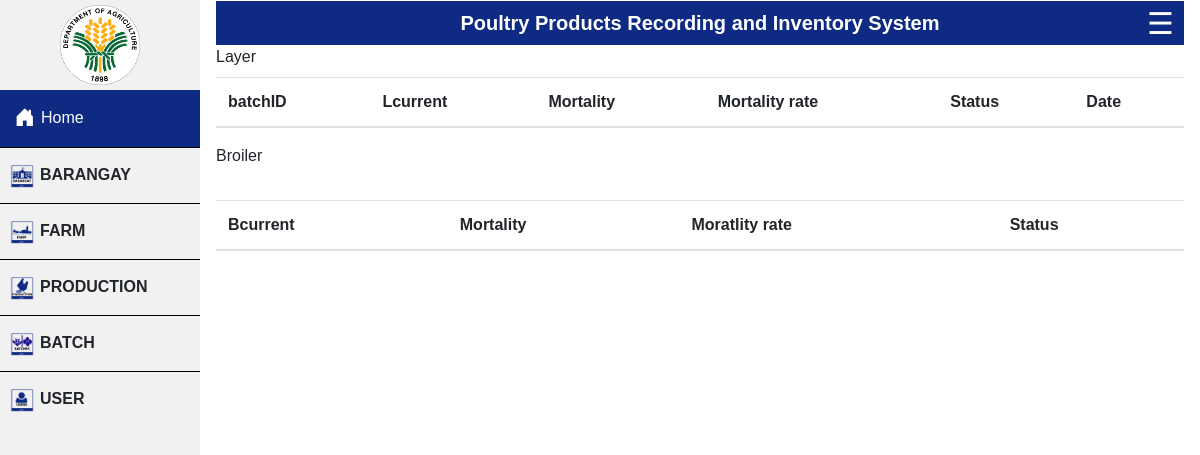
/project/mortality.php, run on an earlier commit of the app's database.
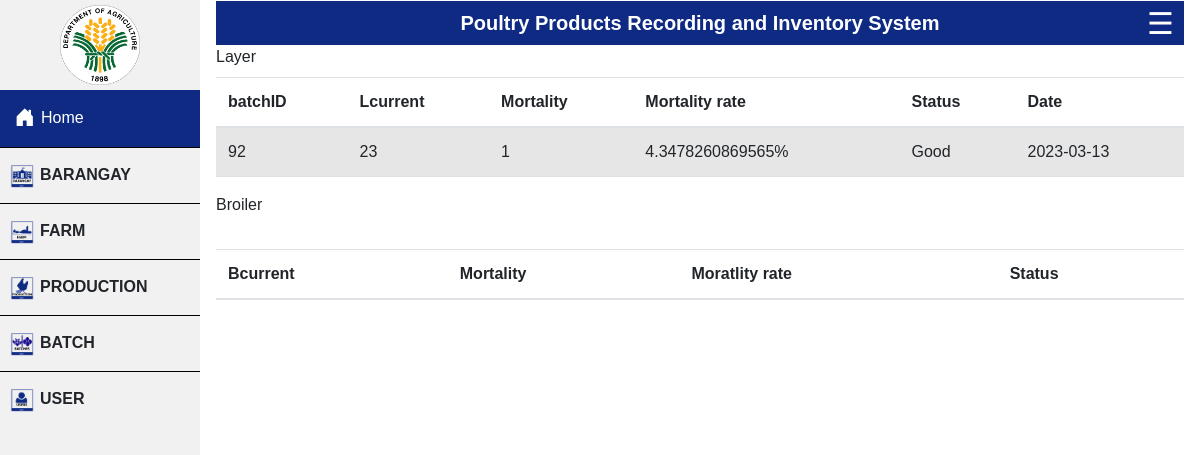
And on a later commit of the database.
### tables this page shows
CREATE TABLE `layer` (
  `layerID` int(11) NOT NULL,
  `batchID` int(11) NOT NULL,
  `userID` int(20) NOT NULL,
  `no_eggs` int(11) NOT NULL,
  `reject_eggs` int(11) NOT NULL,
  `Lcurrent` int(11) NOT NULL,
  `mortality` int(11) NOT NULL,
  `date` date NOT NULL DEFAULT current_timestamp()
);

### project/mortality.php (the view, shortened to what this page needs)
<?php
$username = "root";
$password = "";
$database = "project";
$mysqli = new mysqli("localhost", $username, $password, $database);
?>
<?php include ("header.php");  ?>
<?php
$L = "SELECT * FROM layer  ORDER BY date" ;
if ($result = $mysqli->query($L)){
    echo '<label>Layer</label>';
    echo "<table class='table table-striped'>
        <thead>
        <tr>
            <th scope='col' id='count'>batchID</th>
            <th scope='col' id='count'>Lcurrent</th>
            <th scope='col' id='name'>Mortality</th>
            <th scope='col' id='u-name'>Mortality rate</th>
            <th scope='col' id='u-name'> Status </th>
            <th scope='col' id='count'> Date </th>
        </tr>
        </thead>";
    }
    while ($row = $result->fetch_assoc()) {
        $Lcurrent = $row["Lcurrent"];
        $mortality = $row["mortality"];
        $mortality_rate = ($mortality / $Lcurrent) * 100;
        echo"<tr>";
            echo "<td >" .$row['batchID']. "</td>";
            echo "<td >" .$row['Lcurrent']. "</td>";
            echo "<td id='name'>" .$row['mortality']. "</td>";
            echo "<td>" . $mortality_rate .'%'. "</td>";
            if($mortality_rate >= 20){
                echo "<td> Danger! </td>";
            }
            else{
                echo "<td> Good </td>";
            }
            echo "<td >" .$row['date']. "</td>";
    }
?>
<?php
$B = "SELECT * FROM broiler";
if ($result = $mysqli->query($B)){
    echo "<table class='table table-striped'>
        <thead>
        <tr>
            <th scope='col' id='count'>Bcurrent</th>
            <th scope='col' id='name'>Mortality</th>
            <th scope='col' id='u-name'>Moratlity rate</th>
            <th scope='col' id='u-name'> Status </th>
        </tr>
        </thead>";
    }
echo '<label>Broiler</label>';
?>
<br></br>

What changed in the data, as far as the page shows it:
added layer: batchID "92", Lcurrent "23", mortality "1", mortality_rate "4.3478260869565", shows "Good", date "2023-03-13"
